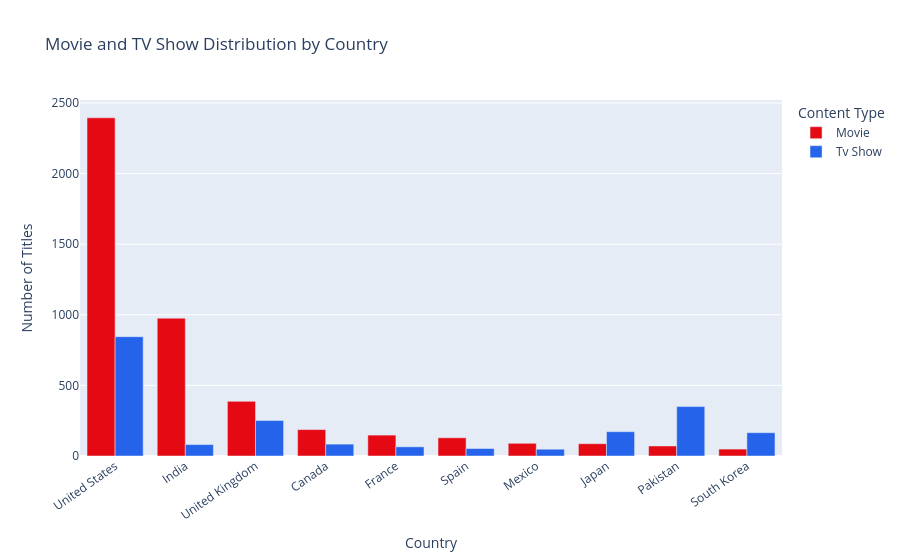

The cell this chart's notebook holds for it:
### Code cell
country_chart_data = (
    country_type_top10
    .sort_values('total_titles', ascending=False)
)

fig = px.bar(
    country_chart_data,
    x='country',
    y='total_titles',
    color='type',
    barmode='group',
    title='Movie and TV Show Distribution by Country',
    labels={
        'country': 'Country',
        'total_titles': 'Number of Titles',
        'type': 'Content Type'
    },
    color_discrete_map={
        'Movie': '#E50914',
        'Tv Show': '#2563EB'
    }
)

fig.update_layout(
    xaxis_tickangle=-35,
    hovermode='x unified'
)

fig.show()

### Figure 1 — Plotly figure (JSON) as saved in the notebook; plotly's stock layout.template omitted (floating-point values rounded to 4 significant figures)
{"data": [{"alignmentgroup": "True", "hovertemplate": "Content Type=Movie<br>Country=%{x}<br>Number of Titles=%{y}<extra></extra>", "legendgroup": "Movie", "marker": {"color": "#E50914", "pattern": {"shape": ""}}, "name": "Movie", "offsetgroup": "Movie", "orientation": "v", "showlegend": true, "textposition": "auto", "type": "bar", "x": ["United States", "India", "United Kingdom", "Canada", "France", "Spain", "Mexico", "Japan", "Pakistan", "South Korea"], "xaxis": "x", "y": [2395, 976, 387, 187, 148, 129, 90, 87, 71, 49], "yaxis": "y"}, {"alignmentgroup": "True", "hovertemplate": "Content Type=Tv Show<br>Country=%{x}<br>Number of Titles=%{y}<extra></extra>", "legendgroup": "Tv Show", "marker": {"color": "#2563EB", "pattern": {"shape": ""}}, "name": "Tv Show", "offsetgroup": "Tv Show", "orientation": "v", "showlegend": true, "textposition": "auto", "type": "bar", "x": ["United States", "Pakistan", "United Kingdom", "Japan", "South Korea", "Canada", "India", "France", "Spain", "Mexico"], "xaxis": "x", "y": [845, 350, 251, 172, 165, 84, 81, 65, 53, 48], "yaxis": "y"}], "layout": {"barmode": "group", "hovermode": "x unified", "legend": {"title": {"text": "Content Type"}, "tracegroupgap": 0}, "title": {"text": "Movie and TV Show Distribution by Country"}, "xaxis": {"anchor": "y", "domain": [0, 1], "tickangle": -35, "title": {"text": "Country"}}, "yaxis": {"anchor": "x", "domain": [0, 1], "title": {"text": "Number of Titles"}}}}
